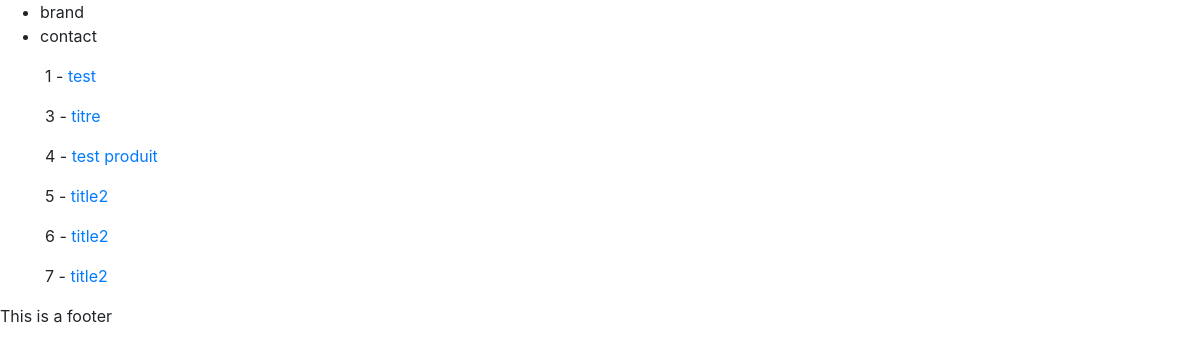
Screenshot of /products/ with the database file from the repository.
### products/models.py (models this page shows)
class Product(models.Model):
    title       = models.CharField(max_length=120)
    description = models.TextField(blank=True, null=True)
    price       = models.DecimalField(decimal_places=2, max_digits=10000)
    summary     = models.TextField(blank=False, null=False) #blank=False --> required
    featured    = models.BooleanField(default=False)
    def get_absolute_url(self):
        return reverse("products:product_detail", kwargs={"id": self.id})

### products/views.py (the view)
# urls.py: path('', product_list_view, name='product_list'),
def product_list_view(request):
    queryset = Product.objects.all() #list of objects
    context = {
        "object_list": queryset
    }
    return render(request, "products/product_list.html", context)

### products/templates/products/product_list.html
{% extends 'base.html'%}
{% block content %}
{% for instance in object_list %}
  <p>{{instance.id}} - <a href="{{ instance.get_absolute_url }}">{{ instance.title }}</a></p>
{% endfor %}
{% endblock %}

### rows the page displays
Product: id "1", title "test"
Product: id "3", title "titre"
Product: id "4", title "test produit"
Product: id "5", title "title2"
Product: id "6", title "title2"
Product: id "7", title "title2"
